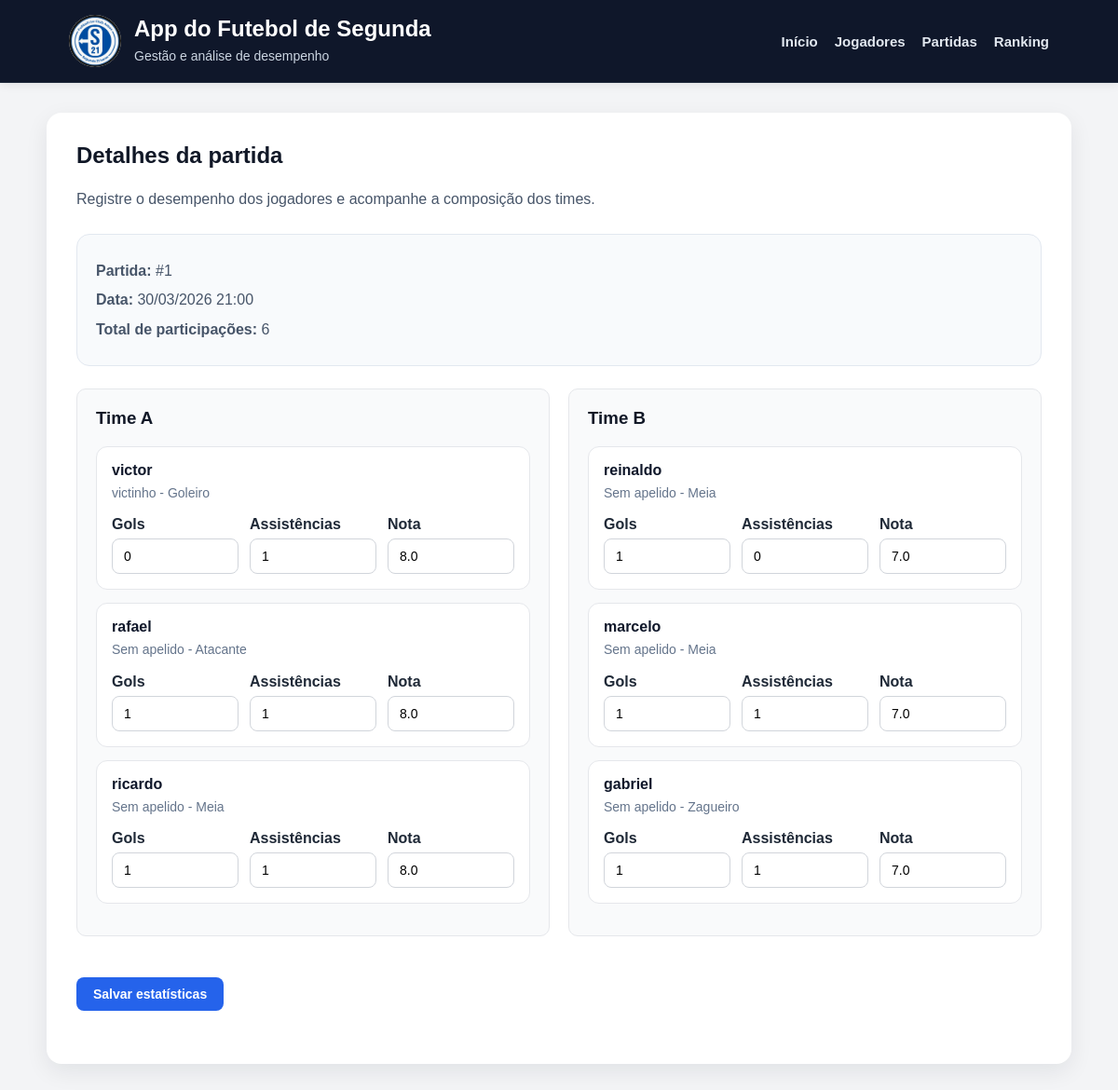
The page /partidas/1 on the database its author committed.
### models.py (models this page shows, shortened)
class Partida(db.Model):
    __tablename__ = 'partidas'
    id = db.Column(db.Integer, primary_key=True)
    data = db.Column(db.DateTime, nullable=False)
    data_criacao = db.Column(db.DateTime, default=datetime.utcnow)
    participacoes = db.relationship(
        'ParticipacaoPartida',
        back_populates='partida',
        cascade='all, delete-orphan'
    )

class ParticipacaoPartida(db.Model):
    __tablename__ = 'participacoes_partida'
    id = db.Column(db.Integer, primary_key=True)
    jogador_id = db.Column(
        db.Integer,
        db.ForeignKey('jogadores.id'),
        nullable=False
    )
    partida_id = db.Column(
        db.Integer,
        db.ForeignKey('partidas.id'),
        nullable=False
    )
    time = db.Column(db.String(1))  # A ou B
    gols = db.Column(db.Integer, default=0)
    assistencias = db.Column(db.Integer, default=0)
    nota = db.Column(db.Float)
    presenca = db.Column(db.Boolean, default=True)
    jogador = db.relationship('Jogador', backref='participacoes')
    partida = db.relationship('Partida', back_populates='participacoes')

class Jogador(db.Model):
    __tablename__ = 'jogadores'
    id = db.Column(db.Integer, primary_key=True)
    nome = db.Column(db.String(100), nullable=False)
    apelido = db.Column(db.String(50))
    posicao = db.Column(db.String(30))
    data_cadastro = db.Column(db.DateTime, default=datetime.utcnow)

### app.py (the view)
@app.route('/partidas/<int:id>')
def detalhes_partida(id):
    partida = Partida.query.get_or_404(id)
    time_a = ParticipacaoPartida.query.filter_by(partida_id=id, time='A').all()
    time_b = ParticipacaoPartida.query.filter_by(partida_id=id, time='B').all()
    return render_template(
        'detalhes_partida.html',
        partida=partida,
        time_a=time_a,
        time_b=time_b
    )

### templates/detalhes_partida.html (shortened to what this page needs)
{% extends 'base.html' %}
{% block content %}
    <div class="section-header">
        <div>
            <h2>Detalhes da partida</h2>
            <p>Registre o desempenho dos jogadores e acompanhe a composição dos times.</p>
        </div>
    </div>
    <div class="match-summary">
        <p><strong>Partida:</strong> #{{ partida.id }}</p>
        <p><strong>Data:</strong> {{ partida.data.strftime('%d/%m/%Y %H:%M') }}</p>
        <p><strong>Total de participações:</strong> {{ partida.participacoes|length }}</p>
    </div>
    <form method="POST" action="/partidas/{{ partida.id }}/atualizar">
        <div class="teams-grid">
            <div class="time-box">
                <h3>Time A</h3>
                {% if time_a %}
                    {% for participacao in time_a %}
                        <div class="player-stats-card">
                            <div class="player-stats-header">
                                <h4>{{ participacao.jogador.nome }}</h4>
                                <p>
                                    {{ participacao.jogador.apelido or "Sem apelido" }}
                                    {% if participacao.jogador.posicao %}
                                        - {{ participacao.jogador.posicao }}
                                    {% endif %}
                                </p>
                            </div>
                            <div class="stats-grid">
                                <div>
                                    <label>Gols</label>
                                    <input type="number" name="gols_{{ participacao.id }}" value="{{ participacao.gols or 0 }}">
                                </div>
                                <div>
                                    <label>Assistências</label>
                                    <input type="number" name="assistencias_{{ participacao.id }}" value="{{ participacao.assistencias or 0 }}">
                                </div>
                                <div>
                                    <label>Nota</label>
                                    <input type="number" step="0.1" name="nota_{{ participacao.id }}" value="{{ participacao.nota or 0 }}">
                                </div>
                            </div>
                        </div>
                    {% endfor %}
                {% else %}
                    <div class="empty-state">
                        <p>Nenhum jogador no Time A.</p>
                    </div>
                {% endif %}
            </div>
            <div class="time-box">
                <h3>Time B</h3>
                {% if time_b %}
                    {% for participacao in time_b %}
                        <div class="player-stats-card">
                            <div class="player-stats-header">
                                <h4>{{ participacao.jogador.nome }}</h4>
                                <p>
                                    {{ participacao.jogador.apelido or "Sem apelido" }}
                                    {% if participacao.jogador.posicao %}
                                        - {{ participacao.jogador.posicao }}
                                    {% endif %}
                                </p>
                            </div>
                            <div class="stats-grid">
                                <div>
                                    <label>Gols</label>
                                    <input type="number" name="gols_{{ participacao.id }}" value="{{ participacao.gols or 0 }}">
                                </div>
                                <div>
                                    <label>Assistências</label>
                                    <input type="number" name="assistencias_{{ participacao.id }}" value="{{ participacao.assistencias or 0 }}">
                                </div>
                                <div>
                                    <label>Nota</label>
                                    <input type="number" step="0.1" name="nota_{{ participacao.id }}" value="{{ participacao.nota or 0 }}">
                                </div>
                            </div>
                        </div>
                    {% endfor %}
                {% else %}
                    <div class="empty-state">
                        <p>Nenhum jogador no Time B.</p>
                    </div>
                {% endif %}
            </div>
        </div>
        <div class="submit-area">
            <button type="submit">Salvar estatísticas</button>
        </div>
    </form>
{% endblock %}

### static/css/style.css (style rules this page uses)
* { box-sizing: border-box; }
body { margin: 0; font-family: Arial, sans-serif; background-color: #f3f4f6; color: #1f2937; }
h2, h3 { color: #111827; margin-top: 0; }
p { line-height: 1.6; }
form { margin-bottom: 25px; }
label { font-weight: bold; display: block; margin-bottom: 6px; }
input, select { width: 100%; max-width: 400px; padding: 10px 12px; margin-bottom: 15px; border: 1px solid #d1d5db; border-radius: 8px; font-size: 14px; background-color: #fff; }
button { background-color: #2563eb; color: white; border: none; padding: 10px 18px; border-radius: 8px; font-size: 14px; font-weight: bold; cursor: pointer; transition: 0.2s ease; }
.time-box { background-color: #f9fafb; border: 1px solid #e5e7eb; border-radius: 10px; padding: 20px; margin-bottom: 20px; }
.section-header { display: flex; justify-content: space-between; align-items: center; gap: 16px; flex-wrap: wrap; margin-bottom: 24px; }
.section-header p { margin: 0; color: #475569; }
.match-summary { background: #f8fafc; border: 1px solid #e2e8f0; border-radius: 14px; padding: 20px; margin-bottom: 24px; }
.match-summary p { margin: 6px 0; color: #475569; }
.teams-grid { display: grid; grid-template-columns: repeat(auto-fit, minmax(320px, 1fr)); gap: 20px; margin-bottom: 24px; }
.player-stats-card { background: #ffffff; border: 1px solid #e5e7eb; border-radius: 12px; padding: 16px; margin-bottom: 14px; }
.player-stats-header { margin-bottom: 14px; }
.player-stats-header h4 { margin: 0; color: #0f172a; font-size: 16px; }
.player-stats-header p { margin: 4px 0 0; color: #64748b; font-size: 14px; }
.stats-grid { display: grid; grid-template-columns: repeat(auto-fit, minmax(110px, 1fr)); gap: 12px; }
.stats-grid input { max-width: 100%; margin-bottom: 0; }
.submit-area { margin-top: 10px; }

### rows shown on the page
Partida: id "1", data "30/03/2026 21:00"
ParticipacaoPartida: jogador.nome "victor", jogador "victinho", jogador.posicao "Goleiro", gols "0", id "1", nota "8.0"
ParticipacaoPartida: jogador.nome "rafael", jogador "Sem apelido", jogador.posicao "Atacante", gols "1", assistencias "1", nota "8.0"
ParticipacaoPartida: jogador.nome "ricardo", jogador "Sem apelido", jogador.posicao "Meia", gols "1", assistencias "1", nota "8.0"
ParticipacaoPartida: jogador.nome "reinaldo", jogador "Sem apelido", jogador.posicao "Meia", gols "1", assistencias "0", nota "7.0"
ParticipacaoPartida: jogador.nome "marcelo", jogador "Sem apelido", jogador.posicao "Meia", gols "1", assistencias "1", nota "7.0"
ParticipacaoPartida: jogador.nome "gabriel", jogador "Sem apelido", jogador.posicao "Zagueiro", gols "1", assistencias "1", nota "7.0"

### other values the page prints
{{ partida.participacoes|length }} "6"
